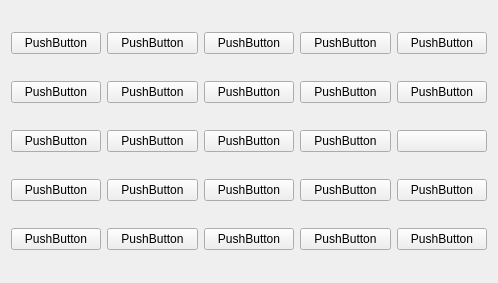
<?xml version="1.0" encoding="UTF-8"?>
<ui version="4.0">
 <class>Form</class>
 <widget class="QWidget" name="Form">
  <property name="geometry">
   <rect>
    <x>0</x>
    <y>0</y>
    <width>498</width>
    <height>283</height>
   </rect>
  </property>
  <property name="windowTitle">
   <string>Form</string>
  </property>
  <layout class="QHBoxLayout" name="horizontalLayout">
   <item>
    <layout class="QGridLayout" name="gridLayout">
     <item row="2" column="4">
      <widget class="QPushButton" name="pushButton">
       <property name="text">
        <string> </string>
       </property>
      </widget>
     </item>
     <item row="2" column="2">
      <widget class="QPushButton" name="pushButton_3">
       <property name="text">
        <string>PushButton</string>
       </property>
      </widget>
     </item>
     <item row="2" column="3">
      <widget class="QPushButton" name="pushButton_5">
       <property name="text">
        <string>PushButton</string>
       </property>
      </widget>
     </item>
     <item row="0" column="3">
      <widget class="QPushButton" name="pushButton_8">
       <property name="text">
        <string>PushButton</string>
       </property>
      </widget>
     </item>
     <item row="4" column="0">
      <widget class="QPushButton" name="pushButton_11">
       <property name="text">
        <string>PushButton</string>
       </property>
      </widget>
     </item>
     <item row="1" column="0">
      <widget class="QPushButton" name="pushButton_16">
       <property name="text">
        <string>PushButton</string>
       </property>
      </widget>
     </item>
     <item row="0" column="1">
      <widget class="QPushButton" name="pushButton_15">
       <property name="text">
        <string>PushButton</string>
       </property>
      </widget>
     </item>
     <item row="1" column="1">
      <widget class="QPushButton" name="pushButton_17">
       <property name="text">
        <string>PushButton</string>
       </property>
      </widget>
     </item>
     <item row="1" column="4">
      <widget class="QPushButton" name="pushButton_20">
       <property name="text">
        <string>PushButton</string>
       </property>
      </widget>
     </item>
     <item row="2" column="0">
      <widget class="QPushButton" name="pushButton_13">
       <property name="text">
        <string>PushButton</string>
       </property>
      </widget>
     </item>
     <item row="0" column="0">
      <widget class="QPushButton" name="pushButton_14">
       <property name="text">
        <string>PushButton</string>
       </property>
      </widget>
     </item>
     <item row="4" column="2">
      <widget class="QPushButton" name="pushButton_4">
       <property name="text">
        <string>PushButton</string>
       </property>
      </widget>
     </item>
     <item row="2" column="1">
      <widget class="QPushButton" name="pushButton_12">
       <property name="text">
        <string>PushButton</string>
       </property>
      </widget>
     </item>
     <item row="0" column="2">
      <widget class="QPushButton" name="pushButton_7">
       <property name="text">
        <string>PushButton</string>
       </property>
      </widget>
     </item>
     <item row="1" column="3">
      <widget class="QPushButton" name="pushButton_19">
       <property name="text">
        <string>PushButton</string>
       </property>
      </widget>
     </item>
     <item row="4" column="1">
      <widget class="QPushButton" name="pushButton_10">
       <property name="text">
        <string>PushButton</string>
       </property>
      </widget>
     </item>
     <item row="4" column="4">
      <widget class="QPushButton" name="pushButton_2">
       <property name="text">
        <string>PushButton</string>
       </property>
      </widget>
     </item>
     <item row="4" column="3">
      <widget class="QPushButton" name="pushButton_6">
       <property name="text">
        <string>PushButton</string>
       </property>
      </widget>
     </item>
     <item row="1" column="2">
      <widget class="QPushButton" name="pushButton_18">
       <property name="text">
        <string>PushButton</string>
       </property>
      </widget>
     </item>
     <item row="0" column="4">
      <widget class="QPushButton" name="pushButton_9">
       <property name="text">
        <string>PushButton</string>
       </property>
      </widget>
     </item>
     <item row="3" column="0">
      <widget class="QPushButton" name="pushButton_21">
       <property name="text">
        <string>PushButton</string>
       </property>
      </widget>
     </item>
     <item row="3" column="1">
      <widget class="QPushButton" name="pushButton_22">
       <property name="text">
        <string>PushButton</string>
       </property>
      </widget>
     </item>
     <item row="3" column="4">
      <widget class="QPushButton" name="pushButton_23">
       <property name="text">
        <string>PushButton</string>
       </property>
      </widget>
     </item>
     <item row="3" column="3">
      <widget class="QPushButton" name="pushButton_24">
       <property name="text">
        <string>PushButton</string>
       </property>
      </widget>
     </item>
     <item row="3" column="2">
      <widget class="QPushButton" name="pushButton_25">
       <property name="text">
        <string>PushButton</string>
       </property>
      </widget>
     </item>
    </layout>
   </item>
  </layout>
 </widget>
 <resources/>
 <connections/>
</ui>
